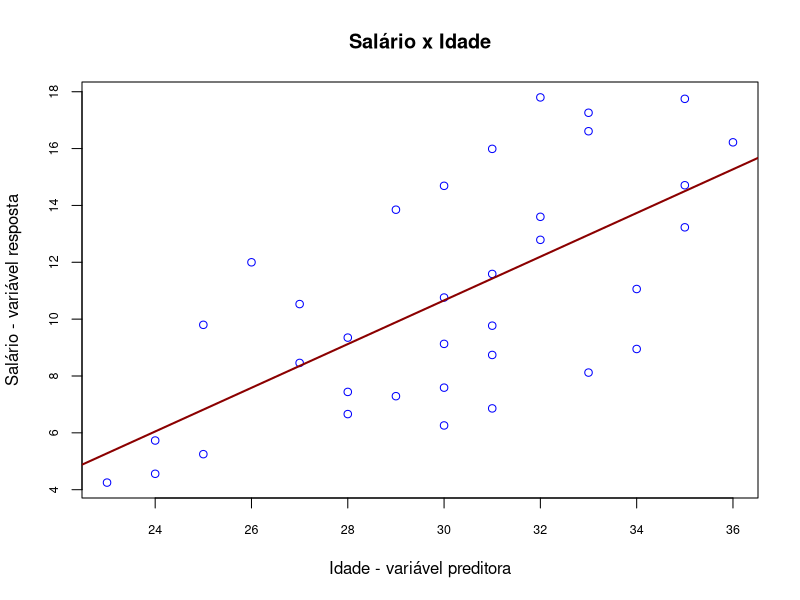

The R script that drew this image:
## GRÁFICO DE DISPERSÃO ================================================
# - É uma ferramenta que indica a existência, ou não,
#   de relações entre variáveis de um processo e sua intensidade.
# - Usado em Correlações e Regressão Linear.

idade <- c(
    23, 24, 25, 24, 30, 28, 31, 29, 30, 28, 33, 27, 31, 34,
    30, 28, 31, 25, 27, 30, 34, 31, 26, 32, 35, 32, 29, 30,
    35, 31, 36, 33, 33, 35, 32
)

salario <- c(
    4.25, 4.56, 5.25, 5.73, 6.26, 6.66, 6.86, 7.29, 7.59,
    7.44, 8.12, 8.46, 8.74, 8.95, 9.13, 9.35, 9.77, 9.80,
    10.53, 10.76, 11.06, 11.59, 12.00, 12.79, 13.23, 13.60, 13.85,
    14.69, 14.71, 15.99, 16.22, 16.61, 17.26, 17.75, 17.80
)

cor(idade, salario) # Calcular a correlação

plot(
    x = idade, y = salario,
    main = " Salário x Idade ",
    xlab = "Idade - variável preditora",
    ylab = "Salário - variável resposta",
    col = "blue", cex.axis = 0.75
)

abline(lsfit(idade, salario), col = "darkred", lwd = 2)
